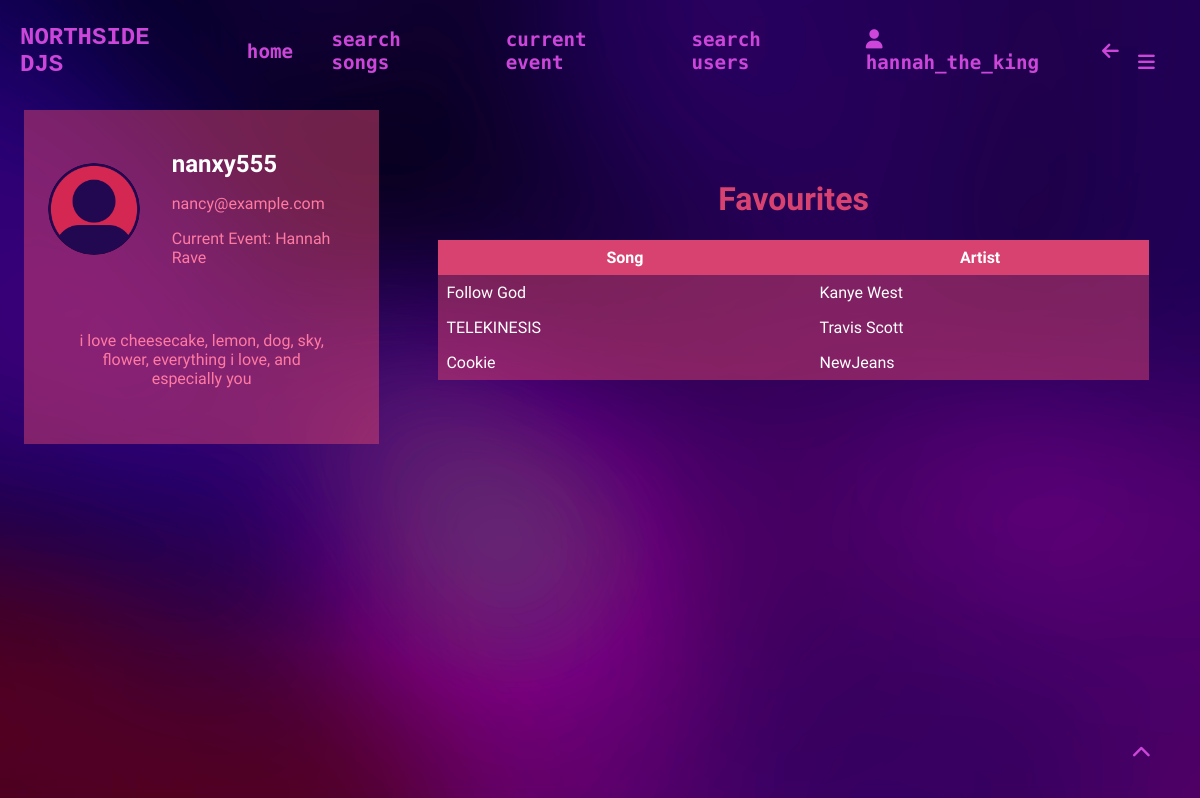
Page /user/nanxy555 (signed in) on the committed database.
### app/models.py (models this page shows, shortened)
class User(UserMixin, db.Model): # model for the user table
    user_id = db.Column(db.Integer, primary_key=True)
    username = db.Column(db.String(64), index=True, unique=True)
    email = db.Column(db.String(120), index=True, unique=True)
    password_hash = db.Column(db.String(128))
    about_me = db.Column(db.String(140))
    in_event = db.Column(db.Boolean, default=False)
    pfp = db.Column(db.String(140))
    events = db.relationship('Events', back_populates='user')
    songs = db.relationship('FavouriteSong', back_populates='user')
    event_users = db.relationship('EventUsers', back_populates='user')
    voted_songs = db.relationship('VotedSongs', back_populates='user')
    song_reviews = db.relationship('SongReviews', back_populates='user', foreign_keys='SongReviews.user_id')
    username_rel = db.relationship('SongReviews', back_populates='username_rel', foreign_keys='SongReviews.username')
    def get_id(self): # returns the user id as a string
        return str(self.user_id)

class EventUsers(db.Model): # model for the event users table
    event_user_id = db.Column(db.Integer, primary_key=True, unique=True)
    is_admin = db.Column(db.Boolean, default=False)
    user_id = db.Column(db.Integer, db.ForeignKey('user.user_id', name='event_users_user_id'))
    event_id = db.Column(db.Integer, db.ForeignKey('events.event_id', name='event_users_event_id'))
    user = db.relationship('User', back_populates='event_users')
    event = db.relationship('Events', back_populates='event_users')

class Events(db.Model): # model for the events table
    event_id = db.Column(db.Integer, primary_key=True, unique=True)
    event_name = db.Column(db.String(64), index=True, unique=True)
    event_code = db.Column(db.Integer, unique=True)
    active_status = db.Column(db.Boolean, default=False)
    event_location = db.Column(db.String(140), index=True)
    event_description = db.Column(db.String(140), index=True)
    user_id = db.Column(db.Integer, db.ForeignKey('user.user_id', name='fk_user_id'))
    user = db.relationship('User', back_populates='events')
    event_users = db.relationship('EventUsers', back_populates='event')
    voted_songs = db.relationship('VotedSongs', back_populates='event')

class FavouriteSong(db.Model): # model for the favourite songs table
    song_id = db.Column(db.Integer, primary_key=True, unique=True)
    track_id = db.Column(db.Integer, index=True)
    song_name = db.Column(db.String(64), index=True)
    artist_name = db.Column(db.String(64), index=True)
    user_id = db.Column(db.Integer, db.ForeignKey('user.user_id', name='songs_user_id'))
    user = db.relationship('User', back_populates='songs')

### app/routes.py (the view)
@app.route('/user/<username>') # user profile page
@login_required
def user(username):
    user = User.query.filter_by(username=username).first_or_404() # gets the user from the database
    event_users = EventUsers.query.filter_by(user_id=user.user_id).all() # gets the events the user is in
    if user == current_user: # checks if the user is the current user
        favourites = my_favourites() # gets the current users favourites
    else: # if the user is not the current user
        favourites = user_favourites(user.user_id) # gets the users favourites
    return render_template('user.html', user=user, event_users=event_users, favourites=favourites)

### app/models.py (called while the page is built)
@login.user_loader # loads the user
def load_user(user_id):
    return User.query.get(int(user_id)) # returns the user id as an integer

### app/routes.py (called while the page is built)
@app.context_processor # injects the current event the user is in into all templates
def inject_user_event():
    if current_user.is_authenticated: # checks if the user is logged in
        if current_user.in_event: # checks if the user is in an event
            user_id = current_user.user_id
            user_event = EventUsers.query.filter_by(user_id=user_id).first().event_id
            return dict(user_event=user_event) # returns the event that the user is in
        else:
            return dict(user_event=None) # returns the user event as none if the user is not in an event
    return dict(user_event=None) # returns the user event as none if the user is not logged in

def user_favourites(user_id):
    favourites = FavouriteSong.query.filter_by(user_id=user_id)
    print(favourites)
    for song in favourites:
        print(song.song_name)
        print(song.artist_name)
    return favourites # returns the users favourites

### app/templates/user.html (shortened to what this page needs)
{% extends "base.html" %}
{% block content %}
<div class="row">
  <div class="column profileleft">
    <div class="profilecard">
      <div class="row">
        <div class="column left">
          <div class="container">
            {% if user.pfp %}
              {% if user == current_user %}
                <img src="{{url_for('static', filename='uploads/' + user.pfp)}}" onclick="location.href='{{ url_for('upload_pfp') }}'" alt="profile picture">
                <div class="overlay">Upload Image</div>
              {% else %}
                <div class="nohover">
                  <img src="{{url_for('static', filename='uploads/' + user.pfp)}}" alt="profile picture">
                </div>
              {% endif %}
            {% else %}
              {% if user == current_user %}
                <img src="/static/images/defaultpfp.png" onclick="location.href='{{ url_for('upload_pfp') }}'" alt="profile picture">
                <div class="overlay">Upload Image</div>
              {% else %}
              <div class="nohover">
                  <img src="/static/images/defaultpfp.png" alt="profile picture">
              </div>
              {% endif %}
            {% endif %}
          </div>
        </div>
        <div class="column right">
          <h1>{{ user.username}}</h1>
          <p>{{ user.email }}</p>
          {% if user.in_event == 1 %}
            <p>Current Event:
              {% for event_user in event_users %}
                {{event_user.event.event_name}}
                {% endfor %}</p>
          {% endif %}
        </div>
      </div>
      <div class="centre">
        {% if user.about_me %}
          <p>{{ user.about_me }}</p>
        {% else %}
            {% if user == current_user %}
              <p>Add something about yourself! <a href="{{url_for('edit_profile')}}">Edit Profile</a></p>
            {% else %}
              <p>No bio yet</p>
            {% endif %}
        {% endif %}
      </div>
    </div>
  </div>
  <div class="column profileright">
    {% if user==current_user %}
      <a href="{{url_for('create_event')}}"><i class="fa-solid fa-calendar-plus"></i>       Create Event</a>
      <a href="{{url_for('my_favourites')}}"><i class="fa-solid fa-heart"></i>       My Favourites</a>
      <a href="{{url_for('my_events')}}"><i class="fa-solid fa-calendar-days"></i>       My Events</a>
    {% else %}
    <h1>Favourites</h1>
    <table>
      <tr>
        <th>Song</th>
        <th>Artist</th>
      </tr>
      {% if favourites %}
        {% for song in favourites %}
          <tr>
              <td>{{ song.song_name }}</td>
              <td>{{ song.artist_name }}</td>
          </tr>
        {% endfor %}
    {% else %}
      <tr>
        <td>No favourites yet</td>
      </tr>
    {% endif %}
    </table>
    {% endif %}
  </div>
</div>
{% endblock %}

### app/templates/base.html (shortened to what this page needs)
<!DOCTYPE html>
<html lang="en">
<head>
   <link rel="stylesheet" href="{{ url_for('static', filename='css/styles.css') }}">
</head>
<body class="{% block body_class %}{% endblock %}">
    <div class="header" id="top">
        <h1 class="logo" onclick="location.href='{{ url_for('index') }}'">NORTHSIDE DJS</h1>
        <a href="{{ url_for('index') }}">home</a>
        {% if current_user.is_anonymous %}
            <a href="{{ url_for('register') }}">sign up</a>
            <a href="{{ url_for('login') }}">log in</a>
        {% else %}
            <a href="{{ url_for('search') }}">search songs</a>
                {% if current_user.in_event == 0 %}
                <a href="{{ url_for('join_event')}}">join event</a>
                {% else %}
                    <a href="{{ url_for('event', event_id=user_event) }}">current event</a>
                {% endif %}
            <a href="{{ url_for('search_users') }}">search users</a>
            <a href="{{ url_for('user', username=current_user.username) }}"><i class="fa-solid fa-user"></i> {{current_user.username}}</a>
            <a href="javascript:history.back()"><i class="fa-solid fa-arrow-left"></i></a>
            <div class="hamburger">
                <a href="javascript:showSidebar()"><i class="fa-solid fa-bars"></i></a>
            </div>
        {% endif %}
    </div>
    {% block content %}{% endblock %}
<div class="footer header">
        <a href="#top" id="scrollbtn"><i class="fa-solid fa-chevron-up"></i></a>
    </div>
</body>
</html>

### app/static/css/styles.css (style rules this page uses)
* { scroll-behavior: smooth; }
#scrollbtn { position: fixed; bottom: 20px; right: 30px; }
body { background-image: url('/static/images/defaultbg.png'); background-size: cover; color: #D84270; font-family: 'Tektur', monospace; }
.footer { display: flex; justify-content: right; align-items: right; text-align: right; }
table { border-collapse: collapse; width: 100%; }
th { background-color: #D84270; color: white; border: none; padding: 0.5em; }
td { background-color: rgba(216, 66, 112, 0.5); color: white; padding: 0.5em; }
.row { display: flex; justify-content: space-between; margin: 0; padding: 0; }
.row:after { content: ""; display: table; clear: both; }
.column { float: left; }
.profileleft { width: 30%; padding: 1em; }
.profileright { width: 60%; padding: 1em; display: flex; flex-direction: column; justify-content: center; align-items: center; }
.left { width: 30%; padding: 1em; display: flex; flex-direction: column; justify-content: center; align-items: center; }
.right { width: 60%; padding: 1em; }
.centre { display: flex; justify-content: center; align-items: center; flex-direction: column; text-align: center; padding: 1em; margin: 0, 10em; }
.centre p { width: 80%; }
.header { display: flex; align-items: center; color: #8661C1; }
.header a { color: #CC46D9; transition: 0.3s ease-in-out;; margin-right: 1em; text-decoration: none; font-weight: 900; font-size: 1.2em; font-family: 'Nova Mono', monospace; padding: 0.3em 0.5em; margin: 0.5em; position: relative; }
.header a::before { background-color: #CC46D9; content: ""; width: 100%; height: 2px; position: absolute; bottom: 0; left: 0; transform-origin: right; transform: scaleX(0); transition: transform 0.3s ease-in-out; box-shadow: 0 0 10px #CC46D9; }
.logo { transition: 1s ease-in-out; color: #CC46D9; padding-left: 0.5em; padding-right: 1em; font-size: 1.5em; font-family: 'cubic', monospace; }
.profilecard { display: flex; flex-direction: column; padding: 0.5em; background-color: rgba(216, 66, 112, 0.5); color: #ff7aa3; height: 100%; }
.container img { display: block; width: 100%; aspect-ratio: 1/1; border-radius: 100%; transition: 0.5s ease-in-out; z-index: 1; }
.container { position: relative; width: 100%; }
.nohover img { opacity: 1; transition: 0.5s ease-in-out; }
.profilecard h1 { color: white; font-size: 1.5em; }

### rows in the picture
User: username "hannah_the_king"
User: username "nanxy555", email "nancy@example.com", about_me "i love cheesecake, lemon, dog, sky, flower, everything i love, and especially you"
EventUsers: event.event_name "Hannah Rave"
FavouriteSong: song_name "Follow God", artist_name "Kanye West"
FavouriteSong: song_name "TELEKINESIS", artist_name "Travis Scott"
FavouriteSong: song_name "Cookie", artist_name "NewJeans"
